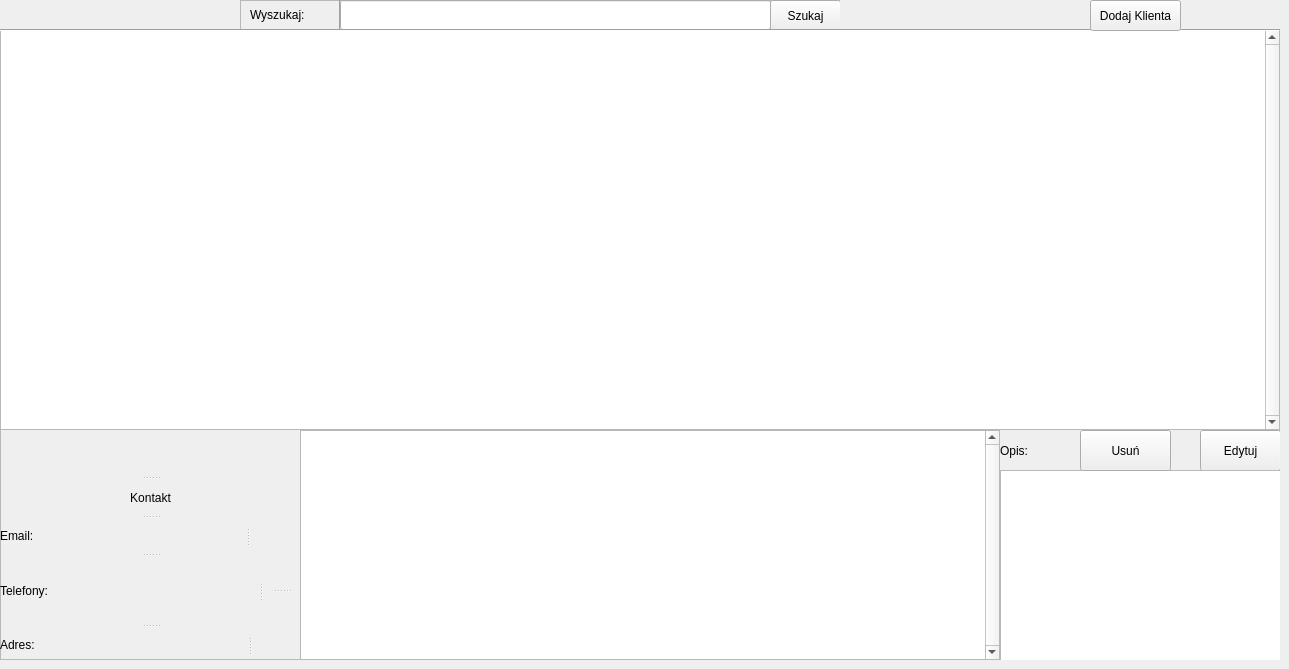
    <widget class="QWidget" name="klienci_page">
     <widget class="QFrame" name="frame_27">
      <property name="geometry">
       <rect>
        <x>240</x>
        <y>0</y>
        <width>600</width>
        <height>30</height>
       </rect>
      </property>
      <property name="frameShape">
       <enum>QFrame::StyledPanel</enum>
      </property>
      <property name="frameShadow">
       <enum>QFrame::Plain</enum>
      </property>
      <property name="lineWidth">
       <number>4</number>
      </property>
      <property name="midLineWidth">
       <number>2</number>
      </property>
      <widget class="QLabel" name="label_54">
       <property name="geometry">
        <rect>
         <x>0</x>
         <y>0</y>
         <width>90</width>
         <height>30</height>
        </rect>
       </property>
       <property name="lineWidth">
        <number>-4</number>
       </property>
       <property name="text">
        <string>Wyszukaj:</string>
       </property>
       <property name="textFormat">
        <enum>Qt::PlainText</enum>
       </property>
       <property name="scaledContents">
        <bool>false</bool>
       </property>
       <property name="margin">
        <number>0</number>
       </property>
       <property name="indent">
        <number>10</number>
       </property>
      </widget>
      <widget class="Line" name="line_17">
       <property name="geometry">
        <rect>
         <x>95</x>
         <y>0</y>
         <width>10</width>
         <height>31</height>
        </rect>
       </property>
       <property name="orientation">
        <enum>Qt::Vertical</enum>
       </property>
      </widget>
      <widget class="QLineEdit" name="szukaj_klienci_txt">
       <property name="geometry">
        <rect>
         <x>100</x>
         <y>0</y>
         <width>431</width>
         <height>30</height>
        </rect>
       </property>
      </widget>
      <widget class="QPushButton" name="szukaj_klienci_btn">
       <property name="geometry">
        <rect>
         <x>530</x>
         <y>0</y>
         <width>71</width>
         <height>31</height>
        </rect>
       </property>
       <property name="text">
        <string>Szukaj</string>
       </property>
      </widget>
     </widget>
     <widget class="QFrame" name="frame_23">
      <property name="geometry">
       <rect>
        <x>0</x>
        <y>30</y>
        <width>1280</width>
        <height>630</height>
       </rect>
      </property>
      <property name="frameShape">
       <enum>QFrame::StyledPanel</enum>
      </property>
      <property name="frameShadow">
       <enum>QFrame::Raised</enum>
      </property>
      <widget class="QTableView" name="klienci_table">
       <property name="geometry">
        <rect>
         <x>0</x>
         <y>0</y>
         <width>1280</width>
         <height>400</height>
        </rect>
       </property>
       <property name="frameShadow">
        <enum>QFrame::Sunken</enum>
       </property>
       <property name="midLineWidth">
        <number>1</number>
       </property>
       <property name="verticalScrollBarPolicy">
        <enum>Qt::ScrollBarAlwaysOn</enum>
       </property>
       <property name="horizontalScrollBarPolicy">
        <enum>Qt::ScrollBarAlwaysOff</enum>
       </property>
       <property name="editTriggers">
        <set>QAbstractItemView::DoubleClicked</set>
       </property>
       <property name="showDropIndicator" stdset="0">
        <bool>false</bool>
       </property>
       <property name="alternatingRowColors">
        <bool>true</bool>
       </property>
       <property name="iconSize">
        <size>
         <width>0</width>
         <height>0</height>
        </size>
       </property>
       <attribute name="horizontalHeaderCascadingSectionResizes">
        <bool>false</bool>
       </attribute>
       <attribute name="horizontalHeaderShowSortIndicator" stdset="0">
        <bool>false</bool>
       </attribute>
       <attribute name="horizontalHeaderStretchLastSection">
        <bool>false</bool>
       </attribute>
       <attribute name="verticalHeaderCascadingSectionResizes">
        <bool>false</bool>
       </attribute>
       <attribute name="verticalHeaderShowSortIndicator" stdset="0">
        <bool>false</bool>
       </attribute>
       <attribute name="verticalHeaderStretchLastSection">
        <bool>false</bool>
       </attribute>
      </widget>
      <widget class="QTableView" name="transakcjeklienta_table">
       <property name="geometry">
        <rect>
         <x>300</x>
         <y>400</y>
         <width>700</width>
         <height>230</height>
        </rect>
       </property>
       <property name="frameShadow">
        <enum>QFrame::Sunken</enum>
       </property>
       <property name="midLineWidth">
        <number>1</number>
       </property>
       <property name="verticalScrollBarPolicy">
        <enum>Qt::ScrollBarAlwaysOn</enum>
       </property>
       <property name="horizontalScrollBarPolicy">
        <enum>Qt::ScrollBarAlwaysOff</enum>
       </property>
       <property name="editTriggers">
        <set>QAbstractItemView::NoEditTriggers</set>
       </property>
       <property name="showDropIndicator" stdset="0">
        <bool>false</bool>
       </property>
       <property name="alternatingRowColors">
        <bool>true</bool>
       </property>
       <property name="iconSize">
        <size>
         <width>0</width>
         <height>0</height>
        </size>
       </property>
       <attribute name="horizontalHeaderCascadingSectionResizes">
        <bool>false</bool>
       </attribute>
       <attribute name="horizontalHeaderShowSortIndicator" stdset="0">
        <bool>false</bool>
       </attribute>
       <attribute name="horizontalHeaderStretchLastSection">
        <bool>false</bool>
       </attribute>
       <attribute name="verticalHeaderCascadingSectionResizes">
        <bool>false</bool>
       </attribute>
       <attribute name="verticalHeaderShowSortIndicator" stdset="0">
        <bool>false</bool>
       </attribute>
       <attribute name="verticalHeaderStretchLastSection">
        <bool>false</bool>
       </attribute>
      </widget>
      <widget class="QPushButton" name="edytujopis_klienci_btn">
       <property name="geometry">
        <rect>
         <x>1200</x>
         <y>400</y>
         <width>81</width>
         <height>41</height>
        </rect>
       </property>
       <property name="text">
        <string>Edytuj</string>
       </property>
      </widget>
      <widget class="QLabel" name="label_56">
       <property name="geometry">
        <rect>
         <x>1000</x>
         <y>400</y>
         <width>91</width>
         <height>41</height>
        </rect>
       </property>
       <property name="text">
        <string>Opis:</string>
       </property>
      </widget>
      <widget class="QTextBrowser" name="opis_txtbrwsr">
       <property name="geometry">
        <rect>
         <x>1000</x>
         <y>440</y>
         <width>281</width>
         <height>192</height>
        </rect>
       </property>
      </widget>
      <widget class="QSplitter" name="splitter_32">
       <property name="geometry">
        <rect>
         <x>0</x>
         <y>410</y>
         <width>301</width>
         <height>221</height>
        </rect>
       </property>
       <property name="orientation">
        <enum>Qt::Vertical</enum>
       </property>
       <widget class="QLabel" name="name_klienci_lbl">
        <property name="text">
         <string/>
        </property>
        <property name="alignment">
         <set>Qt::AlignCenter</set>
        </property>
       </widget>
       <widget class="QLabel" name="label_3">
        <property name="text">
         <string>Kontakt</string>
        </property>
        <property name="alignment">
         <set>Qt::AlignCenter</set>
        </property>
       </widget>
       <widget class="QSplitter" name="splitter_31">
        <property name="orientation">
         <enum>Qt::Vertical</enum>
        </property>
        <widget class="QSplitter" name="splitter_29">
         <property name="orientation">
          <enum>Qt::Horizontal</enum>
         </property>
         <widget class="QLabel" name="label_47">
          <property name="text">
           <string>Email:</string>
          </property>
         </widget>
         <widget class="QLabel" name="email_klienci_lbl">
          <property name="text">
           <string/>
          </property>
         </widget>
        </widget>
        <widget class="QSplitter" name="splitter_28">
         <property name="orientation">
          <enum>Qt::Horizontal</enum>
         </property>
         <widget class="QLabel" name="label_49">
          <property name="text">
           <string>Telefony:</string>
          </property>
         </widget>
         <widget class="QSplitter" name="splitter_27">
          <property name="orientation">
           <enum>Qt::Vertical</enum>
          </property>
          <widget class="QLabel" name="telefon1_klienci_lbl">
           <property name="text">
            <string/>
           </property>
          </widget>
          <widget class="QLabel" name="telefon2_klienci_lbl">
           <property name="text">
            <string/>
           </property>
          </widget>
         </widget>
        </widget>
        <widget class="QSplitter" name="splitter_30">
         <property name="orientation">
          <enum>Qt::Horizontal</enum>
         </property>
         <widget class="QLabel" name="label_52">
          <property name="text">
           <string>Adres:</string>
          </property>
         </widget>
         <widget class="QLabel" name="adres_klienci_lbl">
          <property name="text">
           <string/>
          </property>
         </widget>
        </widget>
       </widget>
      </widget>
      <widget class="QLabel" name="error_klienci_lbl">
       <property name="geometry">
        <rect>
         <x>10</x>
         <y>270</y>
         <width>1251</width>
         <height>71</height>
        </rect>
       </property>
       <property name="text">
        <string/>
       </property>
      </widget>
      <widget class="QPushButton" name="usun_klienta_btn">
       <property name="geometry">
        <rect>
         <x>1080</x>
         <y>400</y>
         <width>91</width>
         <height>41</height>
        </rect>
       </property>
       <property name="text">
        <string>Usuń</string>
       </property>
      </widget>
     </widget>
     <widget class="Line" name="line_18">
      <property name="geometry">
       <rect>
        <x>0</x>
        <y>25</y>
        <width>1280</width>
        <height>10</height>
       </rect>
      </property>
      <property name="orientation">
       <enum>Qt::Horizontal</enum>
      </property>
     </widget>
     <widget class="QPushButton" name="dodaj_klienta_btn">
      <property name="geometry">
       <rect>
        <x>1090</x>
        <y>0</y>
        <width>91</width>
        <height>31</height>
       </rect>
      </property>
      <property name="text">
       <string>Dodaj Klienta</string>
      </property>
     </widget>
    </widget>
